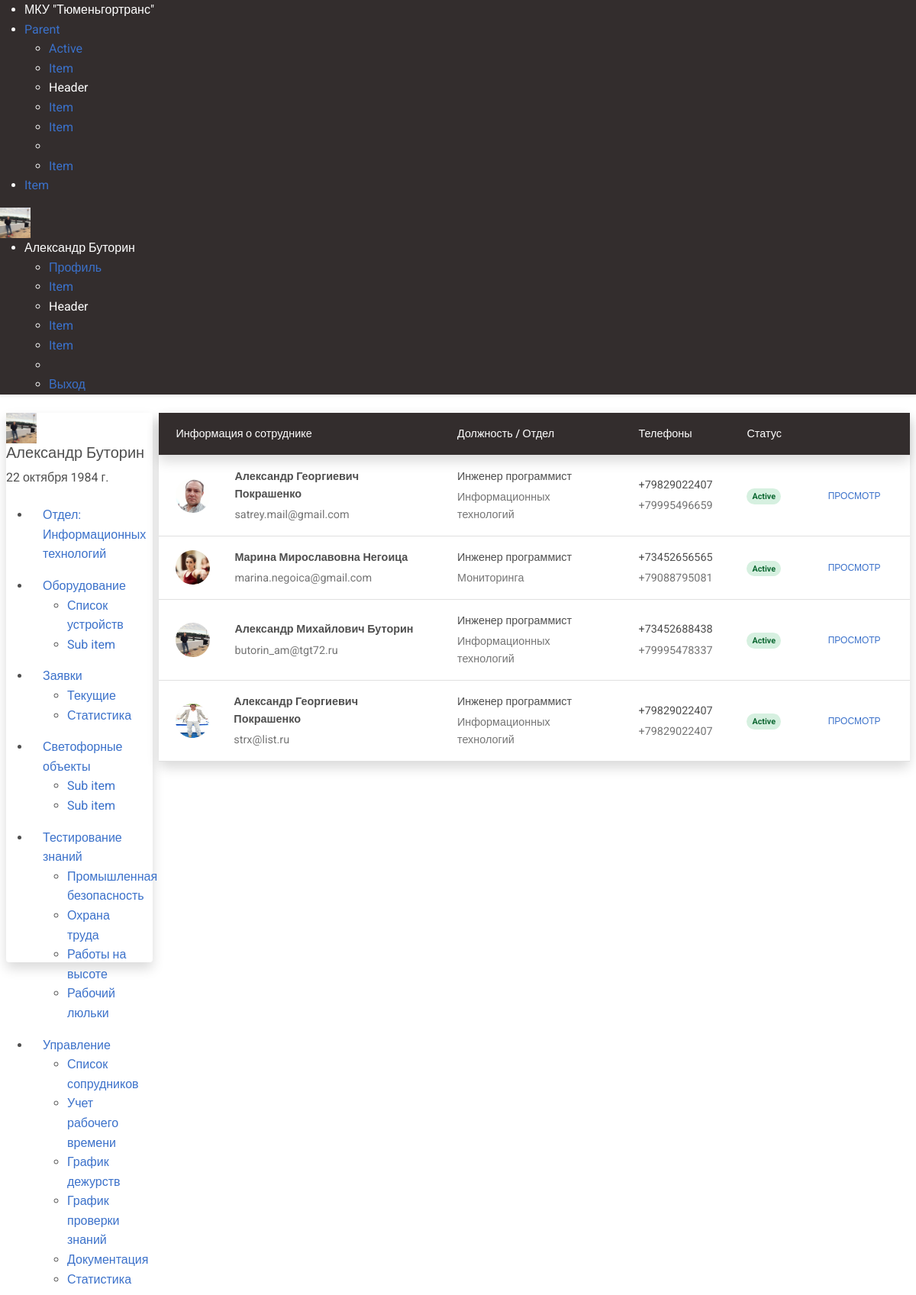
The page /users/user_list/ (signed in) on the database its author committed.
### users/models.py (models this page shows, shortened)
class CustomUser(AbstractUser):
    middle_name = models.CharField('Отчество', max_length=50, blank=True, null=True)
    date_of_birth = models.DateField(blank=True, null=True, verbose_name='Дата рождения')
    phone_number_work = models.CharField('Рабочий телефон', max_length=16, blank=True, null=True)
    phone_number_mobile = models.CharField('Мобильный телефон', max_length=12, blank=True, null=True)
    department = models.ForeignKey(Department, blank=True, null=True,
                                   on_delete=models.CASCADE,
                                   related_name='department_set',
                                   verbose_name='Отдел')
    avatar = models.ImageField(upload_to='avatars/', blank=True, null=True)
    position = models.ForeignKey(Position, blank=True, null=True,
                                 on_delete=models.CASCADE,
                                 related_name='position_set',
                                 verbose_name='Должность')
    date_of_employment = models.DateField(blank=True, null=True, verbose_name='Дата трудоустройства')
    class Meta:
        verbose_name = 'Пользователь'
        verbose_name_plural = 'Пользователи'

class Department(models.Model):
    department = models.CharField('Отдел', max_length=50)
    slug = models.CharField('Слаг', max_length=70, blank=True)
    class Meta:
        verbose_name = "Отдел"
        verbose_name_plural = "Отделы"
    def __str__(self):
        return self.department

### users/views.py (the view)
# urls.py: path('user_list/', CustomUserListView.as_view(), name='user_list'),
class CustomUserListView(ListView):
    model = CustomUser
    template_name = 'users/user_list.html'
    paginate_by = 10

### templates/users/user_list.html (shortened to what this page needs)
{% extends 'users/main.html' %}
{% block content %}
<div class="card m-2 shadow">
<table class="table align-middle mb-0 bg-white">
  <thead class="bg-dark text-white shadow">
    <tr class="">
      <th>Информация о сотруднике</th>
      <th>Должность / Отдел</th>
      <th>Телефоны</th>
      <th>Статус</th>
      <th></th>
    </tr>
  </thead>
  <tbody>
  {% for user in object_list %}
    <tr class="table-row">
      <td>
        <div class="d-flex align-items-center">
          <img
              src="{{ user.avatar.url }}"
              alt=""
              style="width: 45px; height: 45px"
              class="rounded-circle me-3"
              />
          <div class="ms-3">
            <p class="fw-bold mb-1">{{ user.first_name }}  {{ user.middle_name }} {{ user.last_name }}</p>
            <p class="text-muted mb-0">{{ user.email }}</p>
          </div>
        </div>
      </td>
      <td>
        <p class="fw-normal mb-1">Инженер программист</p>
        <p class="text-muted mb-0">{{ user.department }}</p>
      </td>
      <td>
        <p class="fw-normal mb-1">{% if user.phone_number_work %}{{ user.phone_number_work }}{% endif %}</p>
        <p class="text-muted mb-0">{% if user.phone_number_mobile %}{{ user.phone_number_mobile }}{% endif %}</p>
      </td>
      <td>
        <span class="badge badge-success rounded-pill d-inline">Active</span></td>
      <td>
        <button type="button" class="btn btn-link btn-sm btn-rounded">
          <a href="{% url 'user_detail' user.pk %}">Просмотр</a>
        </button>
      </td>
    </tr>
    {% endfor %}
  </tbody>
</table>
</div>
{% endblock %}

### templates/components/navbar.html (shortened to what this page needs)
{% load static %}
<nav class="uk-navbar-container shadow-sm bg-dark text-white">
    <div class="uk-container-expand uk-padding-small uk-padding-remove-top uk-padding-remove-bottom">
        <div uk-navbar class="">
            <div class="uk-navbar-left text-white">
                <ul class="uk-navbar-nav text-white">
                    <li class="uk-active"><a class="text-white" href="https://tgt72.ru/" target="_blank">МКУ "Тюменьгортранс"</a></li>
                    <li>
                        <a href="#">Parent </a>
                        <div class="uk-navbar-dropdown">
                            <ul class="uk-nav uk-navbar-dropdown-nav">
                                <li class="uk-active"><a href="#">Active</a></li>
                                <li><a href="#">Item</a></li>
                                <li class="uk-nav-header">Header</li>
                                <li><a href="#">Item</a></li>
                                <li><a href="#">Item</a></li>
                                <li class="uk-nav-divider"></li>
                                <li><a href="#">Item</a></li>
                            </ul>
                        </div>
                    </li>
                    <li><a href="#">Item</a></li>
                </ul>
            </div>
            <div class="uk-navbar-right">
                <div class="uk-width-auto">
                    {% if user.is_authenticated %}<img class="uk-border-circle" width="40" height="40" src="{{ user.avatar.url }}" alt="Avatar">{% endif %}
                </div>
                <ul class="uk-navbar-nav">
                    {% if user.is_authenticated %}
                    <li>
                        <a class="text-white" href="#">{{ user.first_name }} {{ user.last_name }}</a>
                        <div class="uk-navbar-dropdown">
                            <ul class="uk-nav uk-navbar-dropdown-nav">
                                <li class="uk-active"><a href="#">Профиль</a></li>
                                <li><a href="#">Item</a></li>
                                <li class="uk-nav-header">Header</li>
                                <li><a href="#">Item</a></li>
                                <li><a href="#">Item</a></li>
                                <li class="uk-nav-divider"></li>
                                <li><a href="{% url 'logout_user' %}">Выход</a></li>
                            </ul>
                        </div>
                    </li>
                    {% else %}
                    <li>
                        <a uk-icon="sign-in" href="{% url 'login_user' %}">Авторизоваться</a>
                    </li>
                    {% endif %}
                </ul>
            </div>
        </div>
    </div>
</nav>

### templates/components/left_sidebar.html (shortened to what this page needs)
{% load static %}
<div class="uk-card uk-card-default m-2 me-0 left_sidebar shadow">
    <div class="uk-card-header">
        <div class="uk-grid-small uk-flex-middle" uk-grid>
            <div class="uk-width-auto ps-0">
                <img class="uk-border-circle" width="40" height="40" src="{{ user.avatar.url }}" alt="Avatar">
            </div>
            <div class="uk-width-expand d-none d-md-block">
                <h5 class="uk-card-title uk-margin-remove-bottom">{{ user.first_name }} {{ user.last_name }}</h5>
                <p class="uk-text-meta uk-margin-remove-top">
                    <time datetime="2023-04-10T12:00">
                        {{ user.date_of_birth }}
                    </time>
                </p>
            </div>
        </div>
    </div>
    <div class="">
    <ul class="uk-nav-default" uk-nav="multiple: true">
        <li class="uk-active p-3 pt-2 pb-2"><a href="#">Отдел: {{ user.department }}</a></li>
        <li class="uk-parent p-3 pt-2 pb-2">
            <a class="" href="#">Оборудование </a>
            <ul class="uk-nav-sub">
                <li><a href="{% url 'device_list' %}">Список устройств</a></li>
                <li>
                    <a href="#">Sub item</a>
                </li>
            </ul>
        </li>
        <li class="uk-parent p-3 pt-2 pb-2">
            <a href="#">Заявки </a>
            <ul class="uk-nav-sub">
                <li class=""><a href="#">Текущие</a></li>
                <li class=""><a href="#">Статистика</a></li>
            </ul>
        </li>
        <li class="uk-parent p-3 pt-2 pb-2">
            <a href="#">Светофорные объекты </a>
            <ul class="uk-nav-sub">
                <li><a href="#">Sub item</a></li>
                <li><a href="#">Sub item</a></li>
            </ul>
        </li>
        <li class="uk-parent p-3 pt-2 pb-2">
            <a href="#">Тестирование знаний </a>
            <ul class="uk-nav-sub">
                <li><a href="#">Промышленная безопасность</a></li>
                <li><a href="#">Охрана труда</a></li>
                <li><a href="#">Работы на высоте</a></li>
                <li><a href="#">Рабочий люльки</a></li>
            </ul>
        </li>
        <li class="uk-parent p-3 pt-2 pb-2">
            <a href="#">Управление </a>
            <ul class="uk-nav-sub">
                <li class=""><a href="{% url 'user_list' %}">Список сопрудников</a></li>
                <li class=""><a href="#">Учет рабочего времени</a></li>
                <li><a href="#">График дежурств</a></li>
                <li><a href="#">График проверки знаний</a></li>
                <li><a href="#">Документация</a></li>
                <li><a href="#">Статистика</a></li>
            </ul>
        </li>
    </ul>
</div>
</div>

### static/css/styles.css (style rules this page uses)
.left_sidebar { height: 90vh; position: sticky; border-radius: 4px; }

### rows shown on the page
CustomUser: avatar (picture), first_name "Александр", last_name "Буторин", date_of_birth "22 октября 1984 г.", department "Информационных технологий", middle_name "Михайлович", email "butorin_am@tgt72.ru", phone_number_work "+73452688438", phone_number_mobile "+79995478337"
CustomUser: avatar (picture), first_name "Александр", middle_name "Георгиевич", last_name "Покрашенко", email "satrey.mail@gmail.com", department "Информационных технологий", phone_number_work "+79829022407", phone_number_mobile "+79995496659"
CustomUser: avatar (picture), first_name "Марина", middle_name "Мирославовна", last_name "Негоица", email "marina.negoica@gmail.com", department "Мониторинга", phone_number_work "+73452656565", phone_number_mobile "+79088795081"
CustomUser: avatar (picture), first_name "Александр", middle_name "Георгиевич", last_name "Покрашенко", email "strx@list.ru", department "Информационных технологий", phone_number_work "+79829022407", phone_number_mobile "+79829022407"
